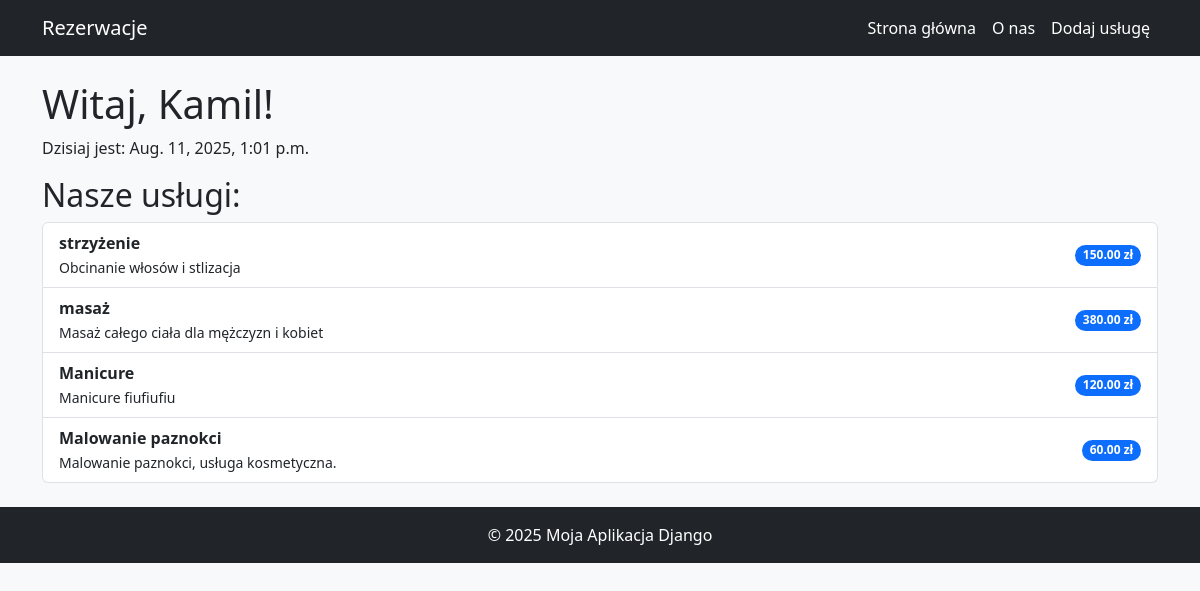
The page / on the database its author committed.
### core/models.py (models this page shows, shortened)
class Service(models.Model):
    name = models.CharField(max_length=100)  # nazwa usługi
    description = models.TextField(default="")         # opis
    price = models.DecimalField(max_digits=6, decimal_places=2)  # cena

### core/views.py (the view)
# urls.py: path('', views.home, name='home'), #strona główna
def home(request):
    uslugi = Service.objects.all()  # pobierz wszystkie usługi z bazy
    context = {
        'imie': 'Kamil',
        'aktualny_czas': datetime.now(),
        'uslugi': uslugi,
        'now': datetime.now()
    }
    return render(request, 'core/home.html', context)

### core/templates/core/home.html (shortened to what this page needs)
{% extends 'base.html' %}
{% block content %}
    <h1>Witaj, {{ imie }}!</h1>
    <p>Dzisiaj jest: {{ aktualny_czas }}</p>
    <h2>Nasze usługi:</h2>
    <ul class="list-group">
        {% for usluga in uslugi %}
            <li class="list-group-item d-flex justify-content-between align-items-center">
                <div>
                    <strong>{{ usluga.name }}</strong><br>
                    <small>{{ usluga.description }}</small>
                </div>
                <span class="badge bg-primary rounded-pill">{{ usluga.price }} zł</span>
            </li>
        {% empty %}
            <li class="list-group-item">Brak usług do wyświetlenia.</li>
        {% endfor %}
    </ul>
{% endblock %}

### core/templates/base.html (shortened to what this page needs)
<!DOCTYPE html>
<html lang="pl">
<head>
    <link rel="stylesheet" href="https://cdn.jsdelivr.net/npm/bootstrap@5.3.0/dist/css/bootstrap.min.css">
</head>
<body class="bg-light">
<nav class="navbar navbar-expand-lg navbar-dark bg-dark">
    <div class="container">
        <a class="navbar-brand" href="{% url 'home' %}">Rezerwacje</a>
<div class="collapse navbar-collapse">
    <ul class="navbar-nav ms-auto">
        <li class="nav-item">
            <a href="{% url 'home' %}" class="nav-link text-white">Strona główna</a>
        </li>
        <li class="nav-item">
            <a href="{% url 'about' %}" class="nav-link text-white">O nas</a>
        </li>
        <li class="nav-item">
            <a href="{% url 'add_service' %}" class="nav-link text-white">Dodaj usługę</a>
        </li>
    </ul>
</div>
    </div>
</nav>
    <div class="container my-4">
        {% block content %}{% endblock %}
    </div>
    <footer class="bg-dark text-white text-center py-3">
        &copy; {{ now.year }} Moja Aplikacja Django
    </footer>
</body>
</html>

### rows shown on the page
Service: name "strzyżenie", description "Obcinanie włosów i stlizacja", price "150.00"
Service: name "masaż", description "Masaż całego ciała dla mężczyzn i kobiet", price "380.00"
Service: name "Manicure", description "Manicure fiufiufiu", price "120.00"
Service: name "Malowanie paznokci", description "Malowanie paznokci, usługa kosmetyczna.", price "60.00"

### other values the page prints
{{ imie }} "Kamil"
